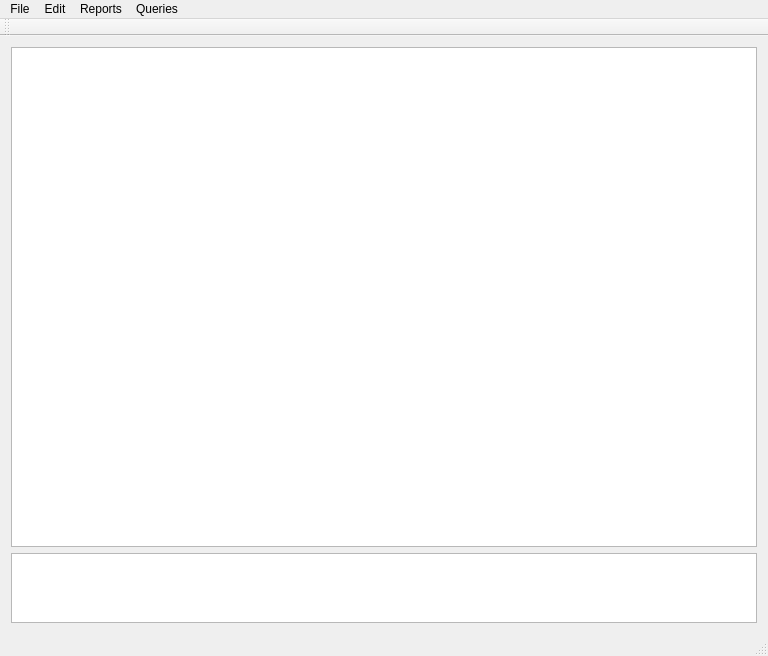
<?xml version="1.0" encoding="UTF-8"?>
<ui version="4.0">
 <class>MainWindow</class>
 <widget class="QMainWindow" name="MainWindow">
  <property name="geometry">
   <rect>
    <x>0</x>
    <y>0</y>
    <width>768</width>
    <height>656</height>
   </rect>
  </property>
  <property name="windowTitle">
   <string>MainWindow</string>
  </property>
  <widget class="QWidget" name="centralWidget">
   <layout class="QVBoxLayout" name="verticalLayout">
    <item>
     <widget class="QTableView" name="tableView">
      <property name="sizePolicy">
       <sizepolicy hsizetype="Expanding" vsizetype="Preferred">
        <horstretch>0</horstretch>
        <verstretch>10</verstretch>
       </sizepolicy>
      </property>
     </widget>
    </item>
    <item>
     <widget class="QTextEdit" name="statusArea">
      <property name="sizePolicy">
       <sizepolicy hsizetype="Expanding" vsizetype="Preferred">
        <horstretch>0</horstretch>
        <verstretch>1</verstretch>
       </sizepolicy>
      </property>
     </widget>
    </item>
   </layout>
  </widget>
  <widget class="QMenuBar" name="menuBar">
   <property name="geometry">
    <rect>
     <x>0</x>
     <y>0</y>
     <width>768</width>
     <height>21</height>
    </rect>
   </property>
   <widget class="QMenu" name="menuFile">
    <property name="title">
     <string>File</string>
    </property>
    <addaction name="actionSave"/>
    <addaction name="actionClose"/>
    <addaction name="separator"/>
    <addaction name="separator"/>
    <addaction name="separator"/>
   </widget>
   <widget class="QMenu" name="menuReports">
    <property name="title">
     <string>Reports</string>
    </property>
    <addaction name="actionAllLicenses"/>
    <addaction name="actionIDELicenses"/>
    <addaction name="actionTrialLicenses"/>
    <addaction name="actionFreeLicenses"/>
    <addaction name="actionAppLicenses"/>
    <addaction name="actionUsers"/>
    <addaction name="actionSubscriptions"/>
    <addaction name="actionProjectCount"/>
   </widget>
   <widget class="QMenu" name="menuQueries">
    <property name="title">
     <string>Queries</string>
    </property>
    <addaction name="actionCleanup"/>
   </widget>
   <widget class="QMenu" name="menuEdit">
    <property name="title">
     <string>Edit</string>
    </property>
    <addaction name="actionCopy"/>
    <addaction name="actionPaste"/>
    <addaction name="actionClear"/>
    <addaction name="separator"/>
    <addaction name="actionFilter"/>
   </widget>
   <addaction name="menuFile"/>
   <addaction name="menuEdit"/>
   <addaction name="menuReports"/>
   <addaction name="menuQueries"/>
  </widget>
  <widget class="QToolBar" name="mainToolBar">
   <attribute name="toolBarArea">
    <enum>TopToolBarArea</enum>
   </attribute>
   <attribute name="toolBarBreak">
    <bool>false</bool>
   </attribute>
  </widget>
  <widget class="QStatusBar" name="statusBar"/>
  <action name="actionOpen">
   <property name="text">
    <string>Open</string>
   </property>
  </action>
  <action name="actionSave">
   <property name="text">
    <string>Save As CSV</string>
   </property>
  </action>
  <action name="actionSave_As">
   <property name="text">
    <string>Save As</string>
   </property>
  </action>
  <action name="actionClose">
   <property name="text">
    <string>Close</string>
   </property>
  </action>
  <action name="actionTrialLicenses">
   <property name="text">
    <string>Trial LIcenses</string>
   </property>
  </action>
  <action name="actionAllLicenses">
   <property name="text">
    <string>All Licenses</string>
   </property>
  </action>
  <action name="actionIDELicenses">
   <property name="text">
    <string>IDE Licenses</string>
   </property>
  </action>
  <action name="actionAppLicenses">
   <property name="text">
    <string>App Server Licenses</string>
   </property>
  </action>
  <action name="actionUsers">
   <property name="text">
    <string>Users</string>
   </property>
  </action>
  <action name="actionProjectCount">
   <property name="text">
    <string>Project Count</string>
   </property>
  </action>
  <action name="actionFreeLicenses">
   <property name="text">
    <string>Free Licenses</string>
   </property>
  </action>
  <action name="actionSubscriptions">
   <property name="text">
    <string>Subscriptions</string>
   </property>
  </action>
  <action name="actionCopy">
   <property name="text">
    <string>Copy</string>
   </property>
  </action>
  <action name="actionPaste">
   <property name="text">
    <string>Paste</string>
   </property>
  </action>
  <action name="actionClear">
   <property name="text">
    <string>Clear</string>
   </property>
  </action>
  <action name="actionFilter">
   <property name="text">
    <string>Filter</string>
   </property>
  </action>
  <action name="actionCleanup">
   <property name="text">
    <string>Cleanup</string>
   </property>
  </action>
 </widget>
 <layoutdefault spacing="6" margin="11"/>
 <resources/>
 <connections/>
</ui>
